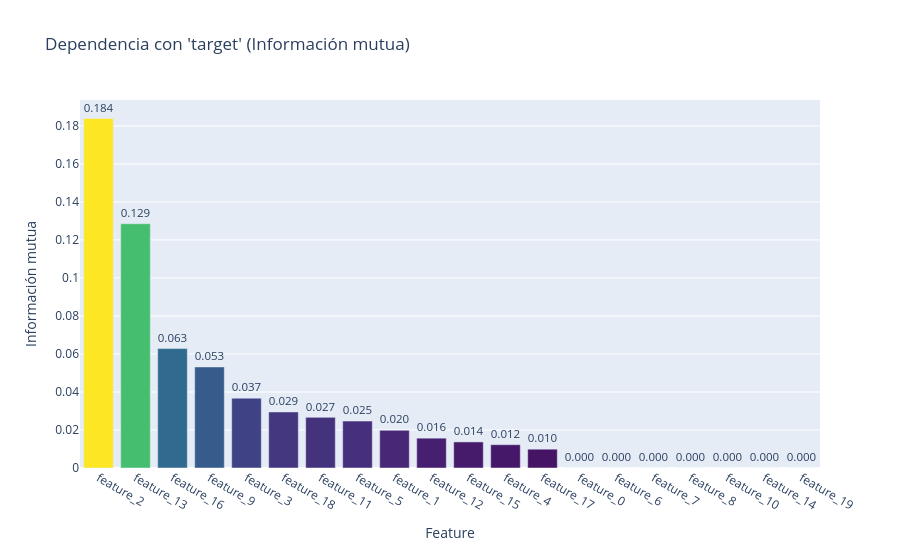

The notebook cell saved with this chart:
### Code cell
import plotly.express as px

fig = px.bar(
    mi_df.sort("mutual_info", descending=True),
    x="feature",
    y="mutual_info",
    text_auto=".3f",
    title="Dependencia con 'target' (Información mutua)",
    labels={"mutual_info": "Información mutua", "feature": "Feature"},
    color="mutual_info",
    color_continuous_scale="Viridis",
)
fig.update_traces(textposition="outside")
fig.update_layout(coloraxis_showscale=False, height=550)
fig.show()

### Figure 1 — Plotly figure (JSON) as saved in the notebook; plotly's stock layout.template omitted (floating-point values rounded to 4 significant figures)
{"data": [{"hovertemplate": "Feature=%{x}<br>Información mutua=%{marker.color}<extra></extra>", "legendgroup": "", "marker": {"color": [0.1839, 0.1285, 0.06283, 0.05317, 0.03674, 0.02949, 0.02664, 0.02468, 0.01982, 0.0157, 0.01372, 0.01226, 0.009899, 0.0, 0.0, 0.0, 0.0, 0.0, 0.0, 0.0], "coloraxis": "coloraxis", "pattern": {"shape": ""}}, "name": "", "orientation": "v", "showlegend": false, "textposition": "outside", "texttemplate": "%{y:.3f}", "type": "bar", "x": ["feature_2", "feature_13", "feature_16", "feature_9", "feature_3", "feature_18", "feature_11", "feature_5", "feature_1", "feature_12", "feature_15", "feature_4", "feature_17", "feature_0", "feature_6", "feature_7", "feature_8", "feature_10", "feature_14", "feature_19"], "xaxis": "x", "y": [0.1839, 0.1285, 0.06283, 0.05317, 0.03674, 0.02949, 0.02664, 0.02468, 0.01982, 0.0157, 0.01372, 0.01226, 0.009899, 0.0, 0.0, 0.0, 0.0, 0.0, 0.0, 0.0], "yaxis": "y"}], "layout": {"barmode": "relative", "coloraxis": {"colorbar": {"title": {"text": "Información mutua"}}, "colorscale": [[0, "#440154"], [0.1111, "#482878"], [0.2222, "#3e4989"], [0.3333, "#31688e"], [0.4444, "#26828e"], [0.5556, "#1f9e89"], [0.6667, "#35b779"], [0.7778, "#6ece58"], [0.8889, "#b5de2b"], [1, "#fde725"]], "showscale": false}, "height": 550, "legend": {"tracegroupgap": 0}, "title": {"text": "Dependencia con 'target' (Información mutua)"}, "xaxis": {"anchor": "y", "domain": [0, 1], "title": {"text": "Feature"}}, "yaxis": {"anchor": "x", "domain": [0, 1], "title": {"text": "Información mutua"}}}}
